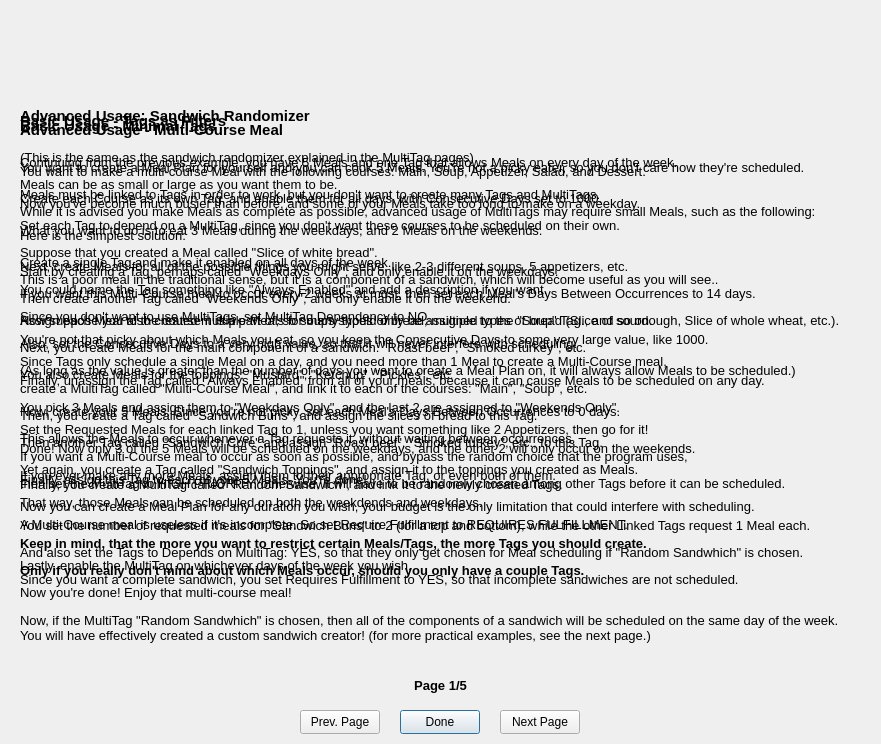
<?xml version="1.0" encoding="UTF-8"?>
<ui version="4.0">
 <class>Manual_ExampleInfo</class>
 <widget class="QDialog" name="Manual_ExampleInfo">
  <property name="geometry">
   <rect>
    <x>0</x>
    <y>0</y>
    <width>881</width>
    <height>744</height>
   </rect>
  </property>
  <property name="windowTitle">
   <string>Usage Examples</string>
  </property>
  <widget class="QLabel" name="label_page4">
   <property name="geometry">
    <rect>
     <x>20</x>
     <y>20</y>
     <width>841</width>
     <height>711</height>
    </rect>
   </property>
   <property name="text">
    <string>&lt;html&gt;&lt;head/&gt;&lt;body&gt;&lt;p&gt;&lt;span style=&quot; font-size:11pt; font-weight:700;&quot;&gt;Advanced Usage: Sandwich Randomizer&lt;/span&gt;&lt;br/&gt;&lt;/p&gt;&lt;p&gt;&lt;span style=&quot; font-size:10pt;&quot;&gt;(This is the same as the sandwich randomizer explained in the MultiTag pages)&lt;/span&gt;&lt;/p&gt;&lt;p&gt;&lt;span style=&quot; font-size:10pt;&quot;&gt;Meals can be as small or large as you want them to be.&lt;/span&gt;&lt;/p&gt;&lt;p&gt;&lt;span style=&quot; font-size:10pt;&quot;&gt;While it is advised you make Meals as complete as possible, advanced usage of MultiTags may require small Meals, such as the following:&lt;/span&gt;&lt;br/&gt;&lt;/p&gt;&lt;p&gt;&lt;span style=&quot; font-size:10pt;&quot;&gt;Suppose that you created a Meal called &amp;quot;Slice of white bread&amp;quot;.&lt;/span&gt;&lt;/p&gt;&lt;p&gt;&lt;span style=&quot; font-size:10pt;&quot;&gt;This is a poor meal in the traditional sense, but it is a component of a sandwich, which will become useful as you will see..&lt;/span&gt;&lt;br/&gt;&lt;/p&gt;&lt;p&gt;&lt;span style=&quot; font-size:10pt;&quot;&gt;Now suppose you also created multiple Meals for many types of bread, multiple types of bread (Slice of sourdough, Slice of whole wheat, etc.).&lt;/span&gt;&lt;/p&gt;&lt;p&gt;&lt;span style=&quot; font-size:10pt;&quot;&gt;Next, you create Meals for the main component of a sandwich: &amp;quot;Roast beef&amp;quot;, &amp;quot;Smoked turkey&amp;quot;, etc.&lt;/span&gt;&lt;/p&gt;&lt;p&gt;&lt;span style=&quot; font-size:10pt;&quot;&gt;You also create Meals for the toppings: &amp;quot;Mustard&amp;quot;, &amp;quot;Ketchup&amp;quot;, &amp;quot;Pickles&amp;quot;, etc.&lt;/span&gt;&lt;br/&gt;&lt;/p&gt;&lt;p&gt;&lt;span style=&quot; font-size:10pt;&quot;&gt;Then, you create a Tag called &amp;quot;Sandwich Buns&amp;quot;, and assign the slices of bread to this Tag.&lt;/span&gt;&lt;/p&gt;&lt;p&gt;&lt;span style=&quot; font-size:10pt;&quot;&gt;Then another Tag called &amp;quot;Sandwich Core&amp;quot; and assign &amp;quot;Roast beef&amp;quot;, &amp;quot;Smoked turkey&amp;quot;, etc., to this Tag.&lt;/span&gt;&lt;/p&gt;&lt;p&gt;&lt;span style=&quot; font-size:10pt;&quot;&gt;Yet again, you create a Tag called &amp;quot;Sandwich Toppings&amp;quot;, and assign it to the toppings you created as Meals.&lt;/span&gt;&lt;br/&gt;&lt;span style=&quot; font-size:10pt;&quot;&gt;Finally, you create a MultiTag called &amp;quot;Random Sandwich&amp;quot;, and link it to the newly created Tags.&lt;/span&gt;&lt;br/&gt;&lt;/p&gt;&lt;p&gt;&lt;span style=&quot; font-size:10pt;&quot;&gt;You set the number of requested meals for &amp;quot;Sandwich Buns&amp;quot; to 2 (for a top and bottom), while the other Linked Tags request 1 Meal each.&lt;/span&gt;&lt;/p&gt;&lt;p&gt;&lt;span style=&quot; font-size:10pt;&quot;&gt;And also set the Tags to Depends on MultiTag: YES, so that they only get chosen for Meal scheduling if &amp;quot;Random Sandwhich&amp;quot; is chosen.&lt;/span&gt;&lt;/p&gt;&lt;p&gt;&lt;span style=&quot; font-size:10pt;&quot;&gt;Since you want a complete sandwich, you set Requires Fulfillment to YES, so that incomplete sandwiches are not scheduled.&lt;/span&gt;&lt;br/&gt;&lt;/p&gt;&lt;p&gt;&lt;span style=&quot; font-size:10pt;&quot;&gt;Now, if the MultiTag &amp;quot;Random Sandwhich&amp;quot; is chosen, then all of the components of a sandwich will be scheduled on the same day of the week.&lt;/span&gt;&lt;br/&gt;&lt;span style=&quot; font-size:10pt;&quot;&gt;You will have effectively created a custom sandwich creator! (for more practical examples, see the next page.)&lt;/span&gt;&lt;/p&gt;&lt;/body&gt;&lt;/html&gt;</string>
   </property>
   <property name="wordWrap">
    <bool>true</bool>
   </property>
  </widget>
  <widget class="QPushButton" name="pushButton_done">
   <property name="geometry">
    <rect>
     <x>400</x>
     <y>710</y>
     <width>80</width>
     <height>24</height>
    </rect>
   </property>
   <property name="text">
    <string>Done</string>
   </property>
  </widget>
  <widget class="QLabel" name="label_page1">
   <property name="geometry">
    <rect>
     <x>20</x>
     <y>20</y>
     <width>811</width>
     <height>591</height>
    </rect>
   </property>
   <property name="text">
    <string>&lt;html&gt;&lt;head/&gt;&lt;body&gt;&lt;p&gt;&lt;span style=&quot; font-size:11pt; font-weight:700;&quot;&gt;Basic Usage - Minimal Tags&lt;/span&gt;&lt;br/&gt;&lt;/p&gt;&lt;p&gt;&lt;span style=&quot; font-size:10pt;&quot;&gt;You want to create a Meal Plan for yourself and you can cook 5 Meals. You're not a picky eater, so you don't care how they're scheduled.&lt;/span&gt;&lt;/p&gt;&lt;p&gt;&lt;span style=&quot; font-size:10pt;&quot;&gt;Meals must be linked to Tags in order to work, but you don't want to create many Tags and MultiTags.&lt;/span&gt;&lt;br/&gt;&lt;/p&gt;&lt;p&gt;&lt;span style=&quot; font-size:10pt;&quot;&gt;Here is the simplest solution: &lt;/span&gt;&lt;/p&gt;&lt;p&gt;&lt;span style=&quot; font-size:10pt;&quot;&gt;Create a single Tag and make it enabled on all days of the week.&lt;/span&gt;&lt;/p&gt;&lt;p&gt;&lt;span style=&quot; font-size:10pt;&quot;&gt;You could name the Tag something like &amp;quot;Always Enabled&amp;quot; and add a description if you want.&lt;/span&gt;&lt;/p&gt;&lt;p&gt;&lt;span style=&quot; font-size:10pt;&quot;&gt;Since you don't want to use MultiTags, set MultiTag Dependency to NO.&lt;/span&gt;&lt;/p&gt;&lt;p&gt;&lt;span style=&quot; font-size:10pt;&quot;&gt;Also, set the Consecutive Days to a very high value, so that it will never interfere with scheduling.&lt;/span&gt;&lt;/p&gt;&lt;p&gt;&lt;span style=&quot; font-size:10pt;&quot;&gt;(As long as the value is greater than the number of days you want to create a Meal Plan on, it will always allow Meals to be scheduled.)&lt;/span&gt;&lt;br/&gt;&lt;/p&gt;&lt;p&gt;&lt;span style=&quot; font-size:10pt;&quot;&gt;Now, create your 5 Meals. Since you're not picky, set each Meal's Days Between Occurrences to 0 days.&lt;/span&gt;&lt;/p&gt;&lt;p&gt;&lt;span style=&quot; font-size:10pt;&quot;&gt;This allows the Meals to occur whenever a Tag requests it, without waiting between occurrences.&lt;/span&gt;&lt;br/&gt;&lt;/p&gt;&lt;p&gt;&lt;span style=&quot; font-size:10pt;&quot;&gt;Finally, assign this Tag to each of your 5 Meals. You're done!&lt;/span&gt;&lt;/p&gt;&lt;p&gt;&lt;span style=&quot; font-size:10pt;&quot;&gt;Now you can create a Meal Plan for any duration you wish, your budget is the only limitation that could interfere with scheduling.&lt;/span&gt;&lt;/p&gt;&lt;/body&gt;&lt;/html&gt;</string>
   </property>
   <property name="wordWrap">
    <bool>true</bool>
   </property>
  </widget>
  <widget class="QLabel" name="label_page3">
   <property name="geometry">
    <rect>
     <x>20</x>
     <y>20</y>
     <width>781</width>
     <height>681</height>
    </rect>
   </property>
   <property name="text">
    <string>&lt;html&gt;&lt;head/&gt;&lt;body&gt;&lt;p&gt;&lt;span style=&quot; font-size:11pt; font-weight:700;&quot;&gt;Advanced Usage - Multi-Course Meal&lt;/span&gt;&lt;br/&gt;&lt;/p&gt;&lt;p&gt;&lt;span style=&quot; font-size:10pt;&quot;&gt;You want to make a multi-course Meal with the following courses: Main, Soup, Appetizer, Salad, and Dessert.&lt;/span&gt;&lt;/p&gt;&lt;p&gt;&lt;span style=&quot; font-size:10pt;&quot;&gt;Create each Course as its own Tag, and enable them for all days, with Consecutive Days set to 1000.&lt;/span&gt;&lt;/p&gt;&lt;p&gt;&lt;span style=&quot; font-size:10pt;&quot;&gt;Set each Tag to depend on a MultiTag, since you don't want these courses to be scheduled on their own.&lt;/span&gt;&lt;br/&gt;&lt;/p&gt;&lt;p&gt;&lt;span style=&quot; font-size:10pt;&quot;&gt;Next, create Meals for all of the possible things you might serve, like 2-3 different soups, 5 appetizers, etc.&lt;/span&gt;&lt;/p&gt;&lt;p&gt;&lt;span style=&quot; font-size:10pt;&quot;&gt;If you want this Multi-Course meal to occur every 2 weeks at most, then set each Meal's Days Between Occurrences to 14 days.&lt;/span&gt;&lt;/p&gt;&lt;p&gt;&lt;span style=&quot; font-size:10pt;&quot;&gt;Assign each Meal to the course it is a part of, so soups should only be assigned to the &amp;quot;Soup&amp;quot; Tag., and so on.&lt;/span&gt;&lt;br/&gt;&lt;/p&gt;&lt;p&gt;&lt;span style=&quot; font-size:10pt;&quot;&gt;Since Tags only schedule a single Meal on a day, and you need more than 1 Meal to create a Multi-Course meal,&lt;/span&gt;&lt;/p&gt;&lt;p&gt;&lt;span style=&quot; font-size:10pt;&quot;&gt;create a MultiTag called &amp;quot;Multi-Course Meal&amp;quot;, and link it to each of the courses: &amp;quot;Main&amp;quot;, &amp;quot;Soup&amp;quot;, etc.&lt;/span&gt;&lt;br/&gt;&lt;/p&gt;&lt;p&gt;&lt;span style=&quot; font-size:10pt;&quot;&gt;Set the Requested Meals for each linked Tag to 1, unless you want something like 2 Appetizers, then go for it!&lt;/span&gt;&lt;/p&gt;&lt;p&gt;&lt;span style=&quot; font-size:10pt;&quot;&gt;If you want a Multi-Course meal to occur as soon as possible, and bypass the random choice that the program uses,&lt;/span&gt;&lt;/p&gt;&lt;p&gt;&lt;span style=&quot; font-size:10pt;&quot;&gt;then set the MultiTag to HIGH PRIORITY, otherwise, it will have to be randomly chosen among other Tags before it can be scheduled.&lt;/span&gt;&lt;br/&gt;&lt;/p&gt;&lt;p&gt;&lt;span style=&quot; font-size:10pt;&quot;&gt;A Multi-Course meal is useless if it's incomplete. So set Require Fulfillment to REQUIRES FULFILLMENT.&lt;/span&gt;&lt;br/&gt;&lt;/p&gt;&lt;p&gt;&lt;span style=&quot; font-size:10pt;&quot;&gt;Lastly, enable the MultiTag on whichever days of the week you wish.&lt;/span&gt;&lt;/p&gt;&lt;p&gt;&lt;span style=&quot; font-size:10pt;&quot;&gt;Now you're done! Enjoy that multi-course meal!&lt;/span&gt;&lt;/p&gt;&lt;/body&gt;&lt;/html&gt;</string>
   </property>
   <property name="wordWrap">
    <bool>true</bool>
   </property>
  </widget>
  <widget class="QLabel" name="label_page2">
   <property name="geometry">
    <rect>
     <x>20</x>
     <y>20</y>
     <width>761</width>
     <height>651</height>
    </rect>
   </property>
   <property name="text">
    <string>&lt;html&gt;&lt;head/&gt;&lt;body&gt;&lt;p&gt;&lt;span style=&quot; font-size:11pt; font-weight:700;&quot;&gt;Basic Usage - Tags as Filters&lt;/span&gt;&lt;br/&gt;&lt;/p&gt;&lt;p&gt;&lt;span style=&quot; font-size:10pt;&quot;&gt;Continuing from the previous example, you have 5 Meals and one Tag that allows Meals on every day of the week.&lt;br/&gt;&lt;/span&gt;&lt;/p&gt;&lt;p&gt;&lt;span style=&quot; font-size:10pt;&quot;&gt;Now you've become much busier than before, and some of your Meals take too long to make on a weekday.&lt;/span&gt;&lt;/p&gt;&lt;p&gt;&lt;span style=&quot; font-size:10pt;&quot;&gt;What you want to do is to eat 3 Meals during the weekdays, and 2 Meals on the weekends.&lt;br/&gt;&lt;/span&gt;&lt;/p&gt;&lt;p&gt;&lt;span style=&quot; font-size:10pt;&quot;&gt;Start by creating a Tag, perhaps called &amp;quot;Weekdays Only&amp;quot;, and only enable it on the weekdays.&lt;/span&gt;&lt;/p&gt;&lt;p&gt;&lt;span style=&quot; font-size:10pt;&quot;&gt;Then create another Tag called &amp;quot;Weekends Only&amp;quot;, and only enable it on the weekend.&lt;br/&gt;&lt;/span&gt;&lt;/p&gt;&lt;p&gt;&lt;span style=&quot; font-size:10pt;&quot;&gt;You're not that picky about which Meals you eat, so you keep the Consecutive Days to some very large value, like 1000.&lt;br/&gt;&lt;/span&gt;&lt;/p&gt;&lt;p&gt;&lt;span style=&quot; font-size:10pt;&quot;&gt;Finally, unassign the Tag called &amp;quot;Always Enabled&amp;quot; from all of your meals, because it can cause Meals to be scheduled on any day.&lt;/span&gt;&lt;/p&gt;&lt;p&gt;&lt;span style=&quot; font-size:10pt;&quot;&gt;You pick 3 Meals and assign them to &amp;quot;Weekdays Only&amp;quot;, and the last 2 are assigned to &amp;quot;Weekends Only&amp;quot;.&lt;br/&gt;&lt;/span&gt;&lt;/p&gt;&lt;p&gt;&lt;span style=&quot; font-size:10pt;&quot;&gt;Done! Now only 3 of the 5 Meals will be scheduled on the weekdays, and the other 2 will only occur on the weekends.&lt;/span&gt;&lt;/p&gt;&lt;p&gt;&lt;span style=&quot; font-size:10pt;&quot;&gt;If you ever make any more Meals, assign them to their appropriate Tag, or even both of them.&lt;/span&gt;&lt;/p&gt;&lt;p&gt;&lt;span style=&quot; font-size:10pt;&quot;&gt;That way, those Meals can be scheduled on both the weekdends and weekdays.&lt;/span&gt;&lt;br/&gt;&lt;/p&gt;&lt;p&gt;&lt;span style=&quot; font-size:10pt; font-weight:700;&quot;&gt;Keep in mind, that the more you want to restrict certain Meals/Tags, the more Tags you should create.&lt;/span&gt;&lt;/p&gt;&lt;p&gt;&lt;span style=&quot; font-size:10pt; font-weight:700;&quot;&gt;Only if you really don't mind about which Meals occur, should you only have a couple Tags.&lt;/span&gt;&lt;/p&gt;&lt;/body&gt;&lt;/html&gt;</string>
   </property>
   <property name="wordWrap">
    <bool>true</bool>
   </property>
  </widget>
  <widget class="QPushButton" name="pushButton_nextPage">
   <property name="geometry">
    <rect>
     <x>500</x>
     <y>710</y>
     <width>80</width>
     <height>24</height>
    </rect>
   </property>
   <property name="text">
    <string>Next Page</string>
   </property>
  </widget>
  <widget class="QPushButton" name="pushButton_previousPage">
   <property name="geometry">
    <rect>
     <x>300</x>
     <y>710</y>
     <width>80</width>
     <height>24</height>
    </rect>
   </property>
   <property name="text">
    <string>Prev. Page</string>
   </property>
  </widget>
  <widget class="QLabel" name="label_pageNumber">
   <property name="geometry">
    <rect>
     <x>405</x>
     <y>670</y>
     <width>71</width>
     <height>31</height>
    </rect>
   </property>
   <property name="text">
    <string>&lt;html&gt;&lt;head/&gt;&lt;body&gt;&lt;p align=&quot;center&quot;&gt;&lt;span style=&quot; font-size:10pt; font-weight:700;&quot;&gt;Page 1/5&lt;/span&gt;&lt;/p&gt;&lt;/body&gt;&lt;/html&gt;</string>
   </property>
  </widget>
 </widget>
 <resources/>
 <connections/>
</ui>
